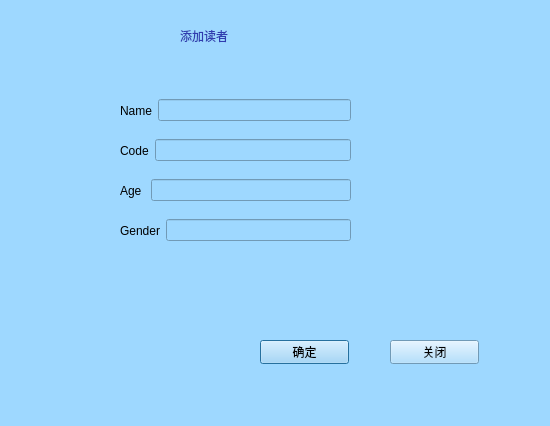
<?xml version="1.0" encoding="UTF-8"?>
<ui version="4.0">
 <class>addBorrower</class>
 <widget class="QDialog" name="addBorrower">
  <property name="geometry">
   <rect>
    <x>0</x>
    <y>0</y>
    <width>550</width>
    <height>426</height>
   </rect>
  </property>
  <property name="windowTitle">
   <string>添加读者</string>
  </property>
  <property name="styleSheet">
   <string notr="true">background-color: rgb(158, 216, 255);</string>
  </property>
  <widget class="QLabel" name="label">
   <property name="geometry">
    <rect>
     <x>180</x>
     <y>20</y>
     <width>131</width>
     <height>31</height>
    </rect>
   </property>
   <property name="styleSheet">
    <string notr="true">color: rgb(48, 60, 175);
font: 87 9pt &quot;Arial&quot;;
font: 14pt &quot;Arial&quot;;
font: 10pt &quot;华文新魏&quot;;
font: 11pt &quot;Arial&quot;;
font: 11pt &quot;华文新魏&quot;;</string>
   </property>
   <property name="text">
    <string>添加读者</string>
   </property>
  </widget>
  <widget class="QPushButton" name="okButton">
   <property name="geometry">
    <rect>
     <x>260</x>
     <y>340</y>
     <width>89</width>
     <height>24</height>
    </rect>
   </property>
   <property name="text">
    <string>确定</string>
   </property>
  </widget>
  <widget class="QPushButton" name="pushButton_2">
   <property name="geometry">
    <rect>
     <x>390</x>
     <y>340</y>
     <width>89</width>
     <height>24</height>
    </rect>
   </property>
   <property name="text">
    <string>关闭</string>
   </property>
  </widget>
  <widget class="QWidget" name="horizontalLayoutWidget_2">
   <property name="geometry">
    <rect>
     <x>120</x>
     <y>90</y>
     <width>231</width>
     <height>41</height>
    </rect>
   </property>
   <layout class="QHBoxLayout" name="horizontalLayout_2">
    <item>
     <widget class="QLabel" name="label_2">
      <property name="text">
       <string>Name</string>
      </property>
      <property name="buddy">
       <cstring>lineEdit_2</cstring>
      </property>
     </widget>
    </item>
    <item>
     <widget class="QLineEdit" name="lineEdit_2"/>
    </item>
   </layout>
  </widget>
  <widget class="QWidget" name="horizontalLayoutWidget_3">
   <property name="geometry">
    <rect>
     <x>120</x>
     <y>130</y>
     <width>231</width>
     <height>41</height>
    </rect>
   </property>
   <layout class="QHBoxLayout" name="horizontalLayout_3">
    <item>
     <widget class="QLabel" name="label_3">
      <property name="text">
       <string>Code</string>
      </property>
      <property name="buddy">
       <cstring>lineEdit_3</cstring>
      </property>
     </widget>
    </item>
    <item>
     <widget class="QLineEdit" name="lineEdit_3"/>
    </item>
   </layout>
  </widget>
  <widget class="QWidget" name="horizontalLayoutWidget_4">
   <property name="geometry">
    <rect>
     <x>120</x>
     <y>170</y>
     <width>231</width>
     <height>41</height>
    </rect>
   </property>
   <layout class="QHBoxLayout" name="horizontalLayout_4">
    <item>
     <widget class="QLabel" name="label_4">
      <property name="text">
       <string>Age </string>
      </property>
      <property name="buddy">
       <cstring>lineEdit_4</cstring>
      </property>
     </widget>
    </item>
    <item>
     <widget class="QLineEdit" name="lineEdit_4"/>
    </item>
   </layout>
  </widget>
  <widget class="QWidget" name="horizontalLayoutWidget_5">
   <property name="geometry">
    <rect>
     <x>120</x>
     <y>210</y>
     <width>231</width>
     <height>41</height>
    </rect>
   </property>
   <layout class="QHBoxLayout" name="horizontalLayout_5">
    <item>
     <widget class="QLabel" name="label_5">
      <property name="text">
       <string>Gender</string>
      </property>
      <property name="buddy">
       <cstring>lineEdit_5</cstring>
      </property>
     </widget>
    </item>
    <item>
     <widget class="QLineEdit" name="lineEdit_5"/>
    </item>
   </layout>
  </widget>
  <widget class="QLabel" name="label_6">
   <property name="geometry">
    <rect>
     <x>120</x>
     <y>280</y>
     <width>72</width>
     <height>15</height>
    </rect>
   </property>
   <property name="text">
    <string/>
   </property>
  </widget>
 </widget>
 <resources/>
 <connections/>
</ui>
